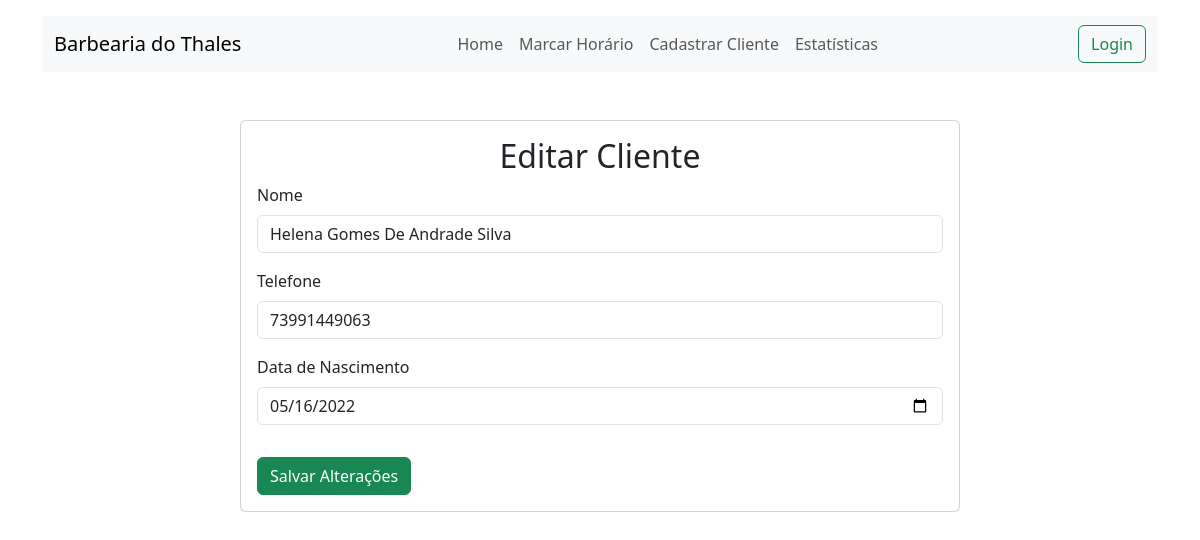
The page /editar_cliente/102/ on the database its author committed.
### controle/models.py (models this page shows, shortened)
class Cliente(models.Model):
    nome = models.CharField(max_length=100)
    telefone = models.CharField(max_length=15)
    data_nascimento = models.DateField()

### controle/views.py (the view)
# urls.py: path('editar_cliente/<int:cliente_id>/', views.editar_cliente, name='editar_cliente'),
def editar_cliente(request, cliente_id):
    cliente = get_object_or_404(Cliente, id=cliente_id)
    if request.method == 'POST':
        form = ClienteForm(request.POST, instance=cliente)
        if form.is_valid():
            form.save()
            return redirect('estatisticas')  # Redirecionar para a tela de estatísticas
    else:
        form = ClienteForm(instance=cliente)
    return render(request, 'clientes/editar_cliente.html', {'form': form, 'cliente': cliente})

### controle/forms.py
class ClienteForm(forms.ModelForm):
    class Meta:
        model = Cliente
        fields = ['nome', 'telefone', 'data_nascimento']
        widgets = {
            'data_nascimento': forms.SelectDateWidget(years=range(1900, 2025)),
        }

### controle/templates/clientes/editar_cliente.html (shortened to what this page needs)
{% extends "base.html" %}
{% block content %}
<div class="container mt-5">
    <div class="row justify-content-center">
        <div class="col-md-8">
            <div class="card">
                <div class="card-body">
                    <h2 class="card-title text-center">Editar Cliente</h2>
                    <form method="POST">
                        <div class="mb-3">
                            <label for="nome" class="form-label">Nome</label>
                            <input type="text" id="nome" name="nome" class="form-control" value="{{ cliente.nome }}" required>
                        </div>
                        <div class="mb-3">
                            <label for="telefone" class="form-label">Telefone</label>
                            <input type="text" id="telefone" name="telefone" class="form-control" value="{{ cliente.telefone }}" required>
                        </div>
                        <div class="mb-3">
                            <label for="data_nascimento" class="form-label">Data de Nascimento</label>
                            <input type="date" id="data_nascimento" name="data_nascimento" class="form-control" value="{{ cliente.data_nascimento|date:'Y-m-d' }}" required>
                        </div>
                        <button type="submit" class="btn btn-success mt-3">Salvar Alterações</button>
                    </form>
                </div>
            </div>
        </div>
    </div>
</div>
{% endblock %}

### rows shown on the page
Cliente: nome "Helena Gomes De Andrade Silva", telefone "73991449063", data_nascimento "05/16/2022"
